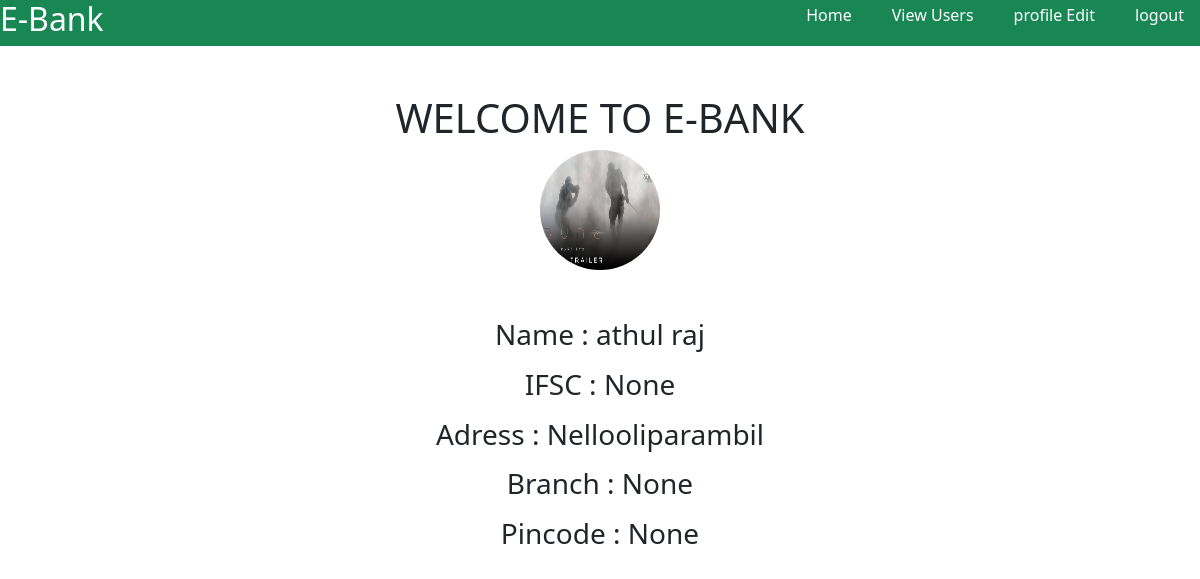
Screenshot of /bankhome (signed in) with the database file from the repository.
### app/models.py (models this page shows, shortened)
class CustomeUser(AbstractUser):
    Age=models.IntegerField(null=True,blank=True)
    Phonenumber=models.IntegerField(null=True,blank=True,unique=True)
    Address=models.CharField(null=True,blank=True,max_length=100)
    DOB=models.DateField(null=True,blank=True)
    Initialamount=models.IntegerField(null=True,blank=True)
    Accountnumber=models.CharField(null=True,blank=True,max_length=100,unique=True)
    Ifsc=models.IntegerField(null=True,blank=True)
    Branch=models.CharField(null=True,blank=True ,max_length=100)
    Pincode=models.IntegerField(null=True,blank=True)
    Image=models.FileField(null=True,blank=True)
    usertype=models.CharField(max_length=200)

### app/views.py (the view)
# urls.py: path('bankhome',views.bankhome,name='bankhome'),
def bankhome(request):
    user = CustomeUser.objects.get(id = request.user.id)
    return render(request,'bankhome.html',{'data':user})

### templates/bankhome.html (shortened to what this page needs)
<!DOCTYPE html>
<html lang="en">
<head>
    <link href="https://cdn.jsdelivr.net/npm/bootstrap@5.3.3/dist/css/bootstrap.min.css" rel="stylesheet">
</head>
<body>
    <nav class="bg-success d-flex align-items-center justify-content-between mb-5">
        <div class="">
            <h2 class="text-white">E-Bank</h2>
        </div>
        <div>
            <ul class="d-flex gap-2 list-unstyled">
                <li><a href="" class="text-decoration-none text-white p-3">Home</a></li>
                <li><a href="{% url 'viewusers' %}" class="text-decoration-none text-white p-3">View Users</a></li>
                <li><a href="{% url 'bankprofileedit' %}" class="text-decoration-none text-white p-3">profile Edit</a></li>
                <li><a href="{% url 'logout' %}" class="text-decoration-none text-white p-3">logout</a></li>
            </ul>
        </div>
    </nav>
{% block content %}
    <div class="mt-5 d-flex justify-content-center">
        <div class="fs-3 text-center h1 ">
            <h1 class="text-center">WELCOME TO E-BANK</h1>
            <img src="{{data.Image.url}}" alt="" style="border-radius: 50%;" width="120px" height="120px">
            <p class="mt-5">Name : {{data.first_name}}</p>
            <p>IFSC : {{data.Ifsc}}</p>
            <p>Adress : {{data.Address}}</p>
            <p>Branch : {{data.Branch}}</p>
            <p>Pincode : {{data.Pincode}}</p>
        </div>
    </div>
    {% endblock %}
</body>
</html>

### rows the page displays
CustomeUser: Image (picture), first_name "athul raj", Ifsc "None", Address "Nellooliparambil", Branch "None", Pincode "None"
